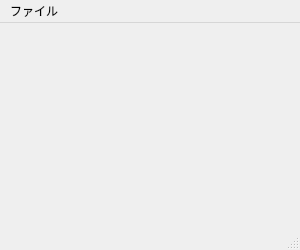
<?xml version="1.0" encoding="UTF-8"?>
<ui version="4.0">
 <class>MainWindow</class>
 <widget class="QMainWindow" name="MainWindow">
  <property name="geometry">
   <rect>
    <x>0</x>
    <y>0</y>
    <width>300</width>
    <height>250</height>
   </rect>
  </property>
  <property name="font">
   <font>
    <family>Noto Sans CJK JP</family>
   </font>
  </property>
  <property name="windowTitle">
   <string>Menuのテスト</string>
  </property>
  <widget class="QWidget" name="centralwidget"/>
  <widget class="QMenuBar" name="menubar">
   <property name="geometry">
    <rect>
     <x>0</x>
     <y>0</y>
     <width>300</width>
     <height>37</height>
    </rect>
   </property>
   <widget class="QMenu" name="menu">
    <property name="title">
     <string>ファイル</string>
    </property>
    <addaction name="actionExit"/>
   </widget>
   <addaction name="menu"/>
  </widget>
  <widget class="QStatusBar" name="statusbar"/>
  <action name="actionExit">
   <property name="text">
    <string>Exit</string>
   </property>
   <property name="font">
    <font>
     <family>Noto Sans CJK JP</family>
    </font>
   </property>
   <property name="shortcut">
    <string>Ctrl+Q</string>
   </property>
  </action>
 </widget>
 <resources/>
 <connections/>
</ui>
